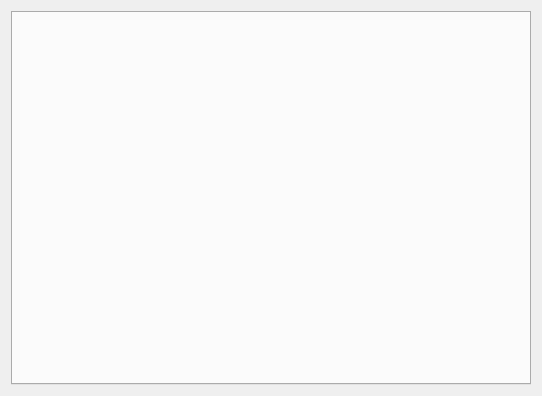
<?xml version="1.0" encoding="UTF-8"?>
<ui version="4.0">
 <class>TemplateConfig</class>
 <widget class="QWidget" name="TemplateConfig">
  <property name="geometry">
   <rect>
    <x>0</x>
    <y>0</y>
    <width>542</width>
    <height>396</height>
   </rect>
  </property>
  <layout class="QVBoxLayout" name="verticalLayout">
   <item>
    <widget class="KTabWidget" name="ktabwidget"/>
   </item>
  </layout>
 </widget>
 <customwidgets>
  <customwidget>
   <class>KTabWidget</class>
   <extends>QTabWidget</extends>
   <header>ktabwidget.h</header>
   <container>1</container>
  </customwidget>
 </customwidgets>
 <resources/>
 <connections/>
</ui>
